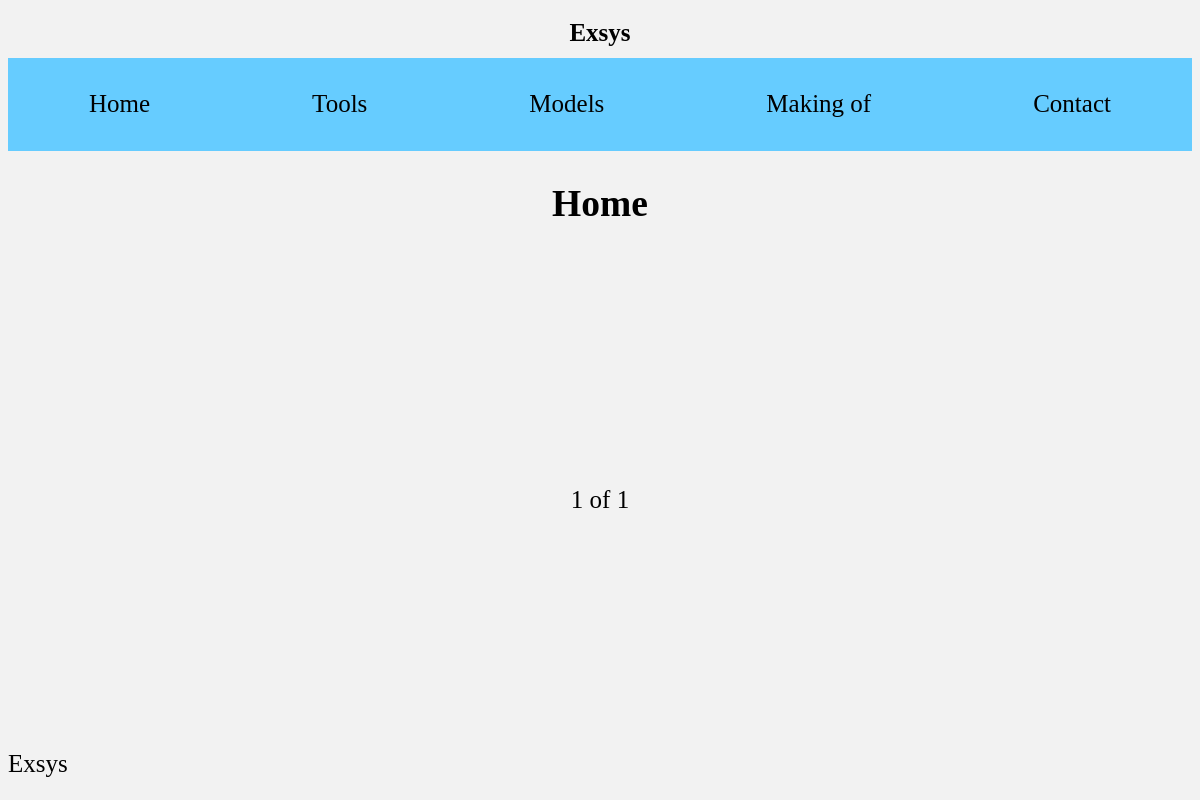
Page /blog/home/ on the earlier database version.
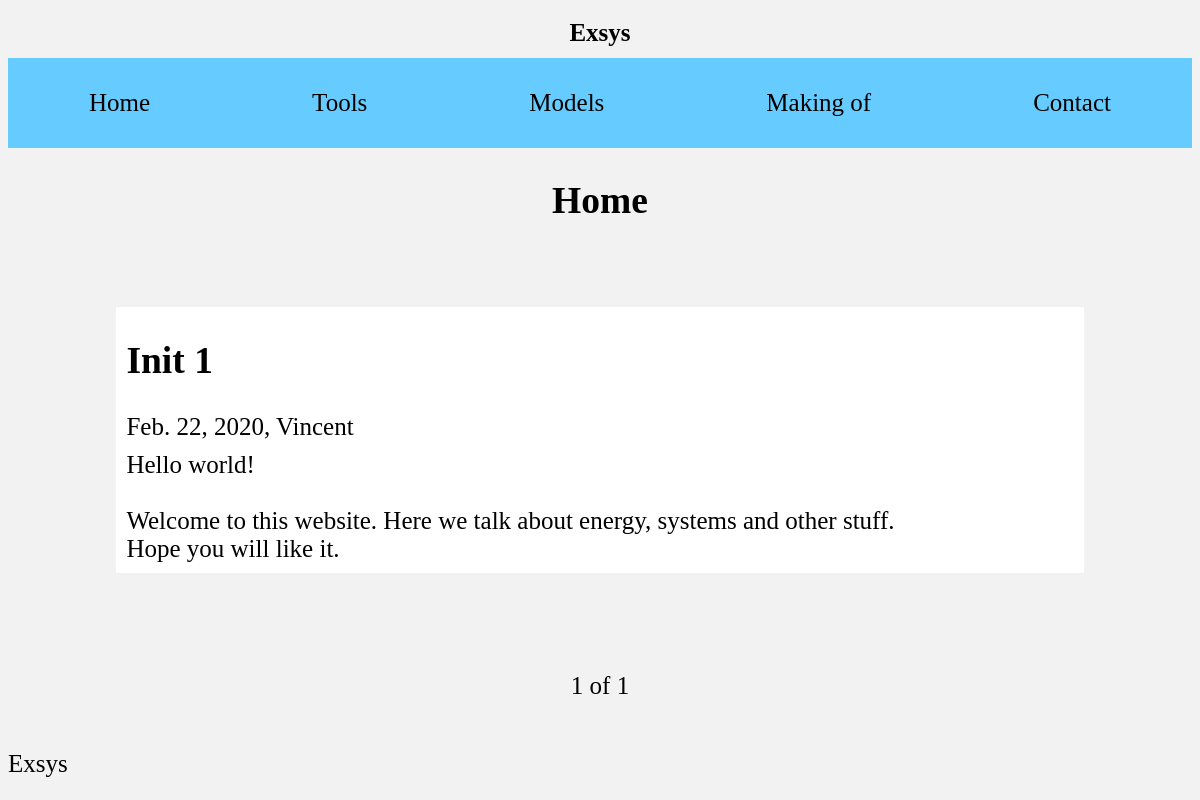
Same page on the later database version.
### blog/models.py (models this page shows, shortened)
class ItemCommonInfo(models.Model):
    title = models.CharField(max_length=100, default='Item')
    author = models.CharField(max_length=30, default='Cotev')
    date = models.DateTimeField(auto_now_add=True, auto_now=False, verbose_name="Date")
    class Meta:
        abstract = True

class News(ItemCommonInfo):
    message = models.TextField(blank=False)

### blog/views.py (the view)
def view_home(request):
    page = request.GET.get('page')
    news =  News.objects.order_by('-date')
    list_news = make_page(request, news, 5)
    return render(request, 'blog/home.html', {
        'items_list': list_news,
        })

### blog/views.py (called while the page is built)
def make_page(request, list, num_item):
    page = request.GET.get('page')
    paginator = Paginator(list, num_item)
    return paginator.get_page(page)

### blog/templates/blog/home.html (shortened to what this page needs)
{% extends "show_news.html" %}
{% block title %}Home{% endblock %}
{% block show_item %}
        <h2>{{ item.title }}</h2>
        <span>{{ item.date|date }}, {{ item.author }}</span>
        <p class="news_message">{{ item.message|linebreaksbr }}</p>
{% endblock %}

### templates/show_news.html
{% extends "show.html" %}
{% block div_class %}"news"{% endblock %}

### templates/show.html (shortened to what this page needs)
{% extends "base.html" %}
{% block content %}
	<h1 class="title">{% block title %}{% endblock %}</h1>
	<div class="items_list">
        {% for item in items_list %}
            <div class={% block div_class %}{% endblock %}>
                {% block show_item %}
                {% endblock%}
            </div>
        {% endfor %}
		<div class="pagination">
			<span class="step-links">
				<span class="current_page">
					{{ items_list.number }} of {{ items_list.paginator.num_pages }}
                </span>
        </div>
    </div>
{% endblock %}

### templates/base.html (shortened to what this page needs)
{% load static %}
<!DOCTYPE html>
<html lang="en-US">
    <head>
        <link rel="stylesheet" type="text/css" href="{% static 'css/style_base.css' %}"/>
    </head>
        <body>
            <header><span id="header_title"><strong><a href="{% url "home" %}">Exsys</strong></a></span></header>
            <div id="container_nav_contents">
                <nav>
                    {% block nav %}
                        <div id="nav_links">
                            <a href="{% url "home" %}">Home</a>
                            <a href="{% url "home_tools" %}">Tools</a>
                            <a href="{% url "home_models" %}">Models</a>
                            <a href="{% url "home_making" %}">Making of</a>
                            <a href="{% url "contact" %}">Contact</a>
                        </div>
                    {% endblock %}
                </nav>
                <section id="content">
                    {% block content %}{% endblock %}
                </section>
            </div>
            <footer>Exsys</footer>
        </body>
</html>

### static/css/style_base.css (style rules this page uses)
html { overflow-y: scroll; }
body { font-family: 'lmroman10'; display: flex; flex-direction: column; min-height: 97vh; font-size: 25px; background-color: #4db8ff; background-color: #f2f2f2; background-color: #e6e6e6; background-color: #f2f2f2; }
a { color: inherit; text-decoration: none; }
header { display: flex; justify-content: center; align-items: center; height: 50px; }
#container_nav_contents { display: flex; flex: 1; flex-direction: column; justify-content: center; }
nav { display: flex; flex-direction: column; flex: 1; background-color: #66ccff; }
#nav_links { display: flex; flex: 1; justify-content: space-around; align-items: center; padding-top: 30px; padding-bottom: 30px; height: 50px; }
#content { display: flex; flex-direction: column; flex: 100; }
footer { display: flex; align-items: center; height: 5vh; }
.title { display: flex; justify-content: center; }
.items_list { display: flex; flex-direction: column; align-items: center; flex: 1; justify-content: space-around; }
.news { display: flex; flex-direction: column; margin-top: 10px; margin-bottom: 10px; padding-right: 10px; padding-left: 10px; width: 80%; background-color: #ffffff; }
.news_message { display: flex; flex-direction: column; margin-top: 10px; margin-bottom: 10px; }

Differences in the rows shown:
added News: title "Init 1", date "Feb. 22, 2020", author "Vincent", message "Hello world! Welcome to this website. Here we talk about energy, systems and other stuff. Hope you will like it."
